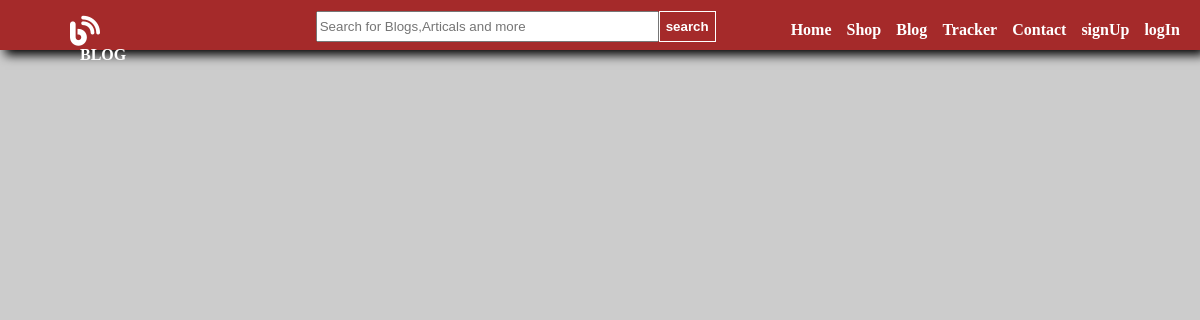
The page /blog/userContentDetails/9 on the database as committed earlier.
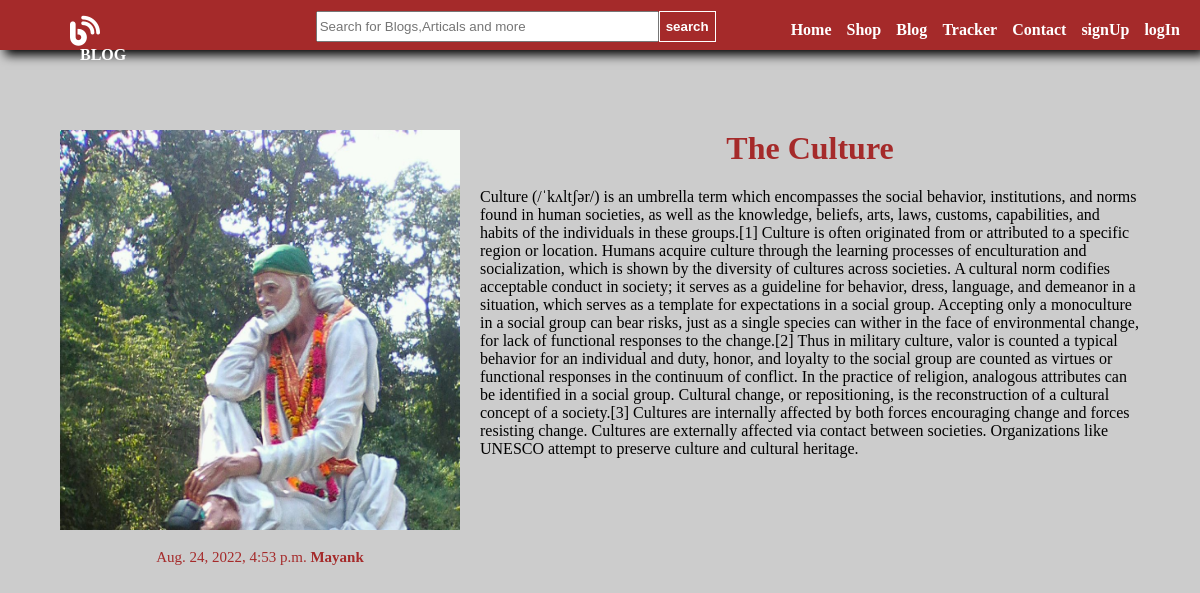
The same page on the database as committed later.
### blog/models.py (models this page shows)
class PublishBlog(models.Model):
    publish_id= models.AutoField
    Author_Name = models.CharField(max_length=50)
    Blogger_Email = models.CharField(max_length=50)
    Blogger_Title = models.CharField(max_length=80)
    Blogger_Content = models.CharField(max_length=5000000)
    Blog_Image = models.ImageField(upload_to='shop/image',default='')
    Blog_Date = models.DateTimeField(auto_now=True)
    def __str__(self):
        return self.Blogger_Title

### blog/views.py (the view)
# urls.py: path("userContentDetails/<int:myid>",views.show_user_blog_details,name='viewblogs'),
def show_user_blog_details(request,myid):
    parti_blog = PublishBlog.objects.filter(id=myid)
    print("jsdfkjs;kljaslfjlsdk;lsjf", parti_blog)
    params ={"particular_blog":parti_blog}
    return render(request,'blog/userContentDetails.html',params)

### blog/templates/blog/userContentDetails.html (shortened to what this page needs)
{% extends 'blog/basic.html' %}
{% block body%}
{% load static %}
{% for blog_view in particular_blog %}
<div id="contentdetails_container">
    <p>
        <div id="contentdetails_pic">
            <img class=contentdetails_pic_image src="/media/{{blog_view.Blog_Image}}">
            <p style="font-size:15px;color:brown;">{{blog_view.Blog_Date}} <span id="contentdetails_author">{{blog_view.Author_Name}}</span></p>
        </div>
        <div id="contentdetails_text">
            <center><h1 style="color:brown;">{{blog_view.Blogger_Title}}</h1></center>
        </div>
        {{blog_view.Blogger_Content}}
    </p>
</div>
{% endfor %}
{% endblock %}

### blog/templates/blog/basic.html (shortened to what this page needs)
<!DOCTYPE html>
<html lang="en">
<head>
    <link rel="stylesheet" href="https://cdnjs.cloudflare.com/ajax/libs/font-awesome/6.1.2/css/all.min.css" />
</head>
<body>
<div id="navigation_header">
     <ul id="navigation_ul">
         <li style="margin:-5px 150px 0px 0px;">
             <i class="fa-solid fa-blog"></i>
             <span style="color:white;font-weight:bold;margin:0px 10px 0px 10px;">BLOG</span>
         </li>
         <li>
          <form action="search" method="GET" id="search_blog_form">
            <input type="text" class="write_search_blog" name="search" placeholder="Search for Blogs,Articals and more" required/>
            <input type="submit" id="search_blog" value="search" />
          </form>
        </li>
            <li class="nav-item" style="margin-left:60px;">
              <a class="nav-link active" aria-current="page" href="/">Home</a>
            </li>
            <li class="nav-item">
              <a class="nav-link active" aria-current="page" href="/shop/item">Shop</a>
            </li>
            <li class="nav-item">
              <a class="nav-link" href="/blog/content">Blog</a>
            </li>
            <li class="nav-item">
              <a class="nav-link" href="/shop/tracker">Tracker</a>
            </li>
            <li class="nav-item">
              <a class="nav-link" href="/shop/contacts">Contact</a>
            </li>
         {% if user.is_authenticated %}
            <li class="nav-link" id="username_disp" onclick="dropdown()">
             {{request.user}}<i class="fa-solid fa-caret-down" style="margin-left:5px;"></i>
                <div id="dropdown">
                        <a id="dropdown_anchor" href="/blog/logout">logOut</a>
                </div>
            </li>
            {% else %}
                <li class="nav-link" class="signup_button" onclick="signup()">signUp</li>
                <li class="nav-link" class="login_button" onclick="login()">logIn</li>
         {% endif %}
     </ul>
</div>
{% block body %}{% endblock%}
</body>
</html>

Rows that differ between the two databases and show on the page:
added PublishBlog: Blog_Image (picture), Blog_Date "Aug. 24, 2022, 4:53 p.m.", Author_Name "Mayank", Blogger_Title "The Culture", Blogger_Content "Culture (/ˈkʌltʃər/) is an umbrella term which encompasses the social behavior, institutions, and norms found in human societies, as well as the knowledge, beliefs, arts, laws, customs, capabilities, and habits of the individuals in these groups.[1] Culture is often originated from or attributed to a specific region or location. Humans acquire culture through the learning processes of enculturation and socialization, which is shown by the diversity of cultures across societies. A cultural norm codifies acceptable conduct in society; it serves as a guideline for behavior, dress, language, and demeanor in a situation, which serves as a template for expectations in a social group. Accepting…"
